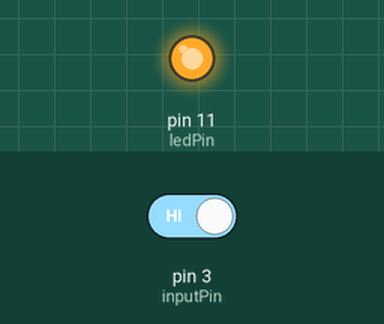
Simulated run of this sketch. Board: Arduino Uno, built with avr-gcc and run on an emulated ATmega328P. Parts: output pins drawn as LEDs (lit = HIGH). The test bench sets the inputs (shaded band); at power-on: pin 3 (inputPin) HIGH.

Above: at 1.2 s.
1.3 s: pin 3 (inputPin) driven LOW
At 1.8 s:
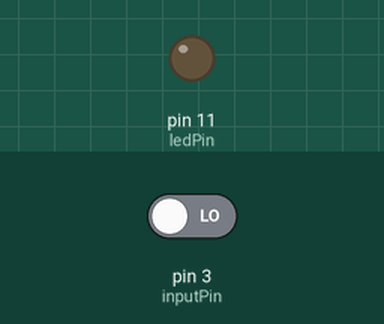
2.8 s: pin 3 (inputPin) driven HIGH
At 4.1 s:
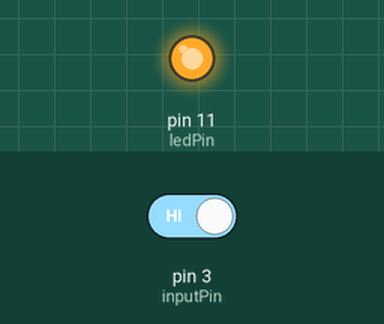
Timing chart, 0 to 5.8 s (numbered marks = the images above; inputs shaded):
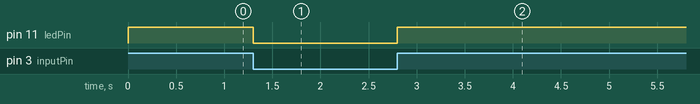

The sketch:

lesson_4.ino
```cpp
int ledPin = 11;  //定义数字口11
int inputPin = 3; //定义数字口3
void setup()
{
pinMode(ledPin, OUTPUT);   //将ledPin设置为输出
pinMode(inputPin, INPUT); //将inputPin设置为输入
}
void loop()
{
int val = digitalRead(inputPin);
//设置数字变量val，读取到数字口3的数值，并赋值给 val
if (val == LOW) //当val为低电平时，LED变暗
{
digitalWrite(ledPin, LOW); // LED变暗
}
 else
{
digitalWrite(ledPin, HIGH); // LED亮起
}
}
```

Measured:
- after the input at 1.3 s, pin 11 (ledPin): HIGH → LOW at once
- after the input at 2.8 s, pin 11 (ledPin): LOW → HIGH at once
